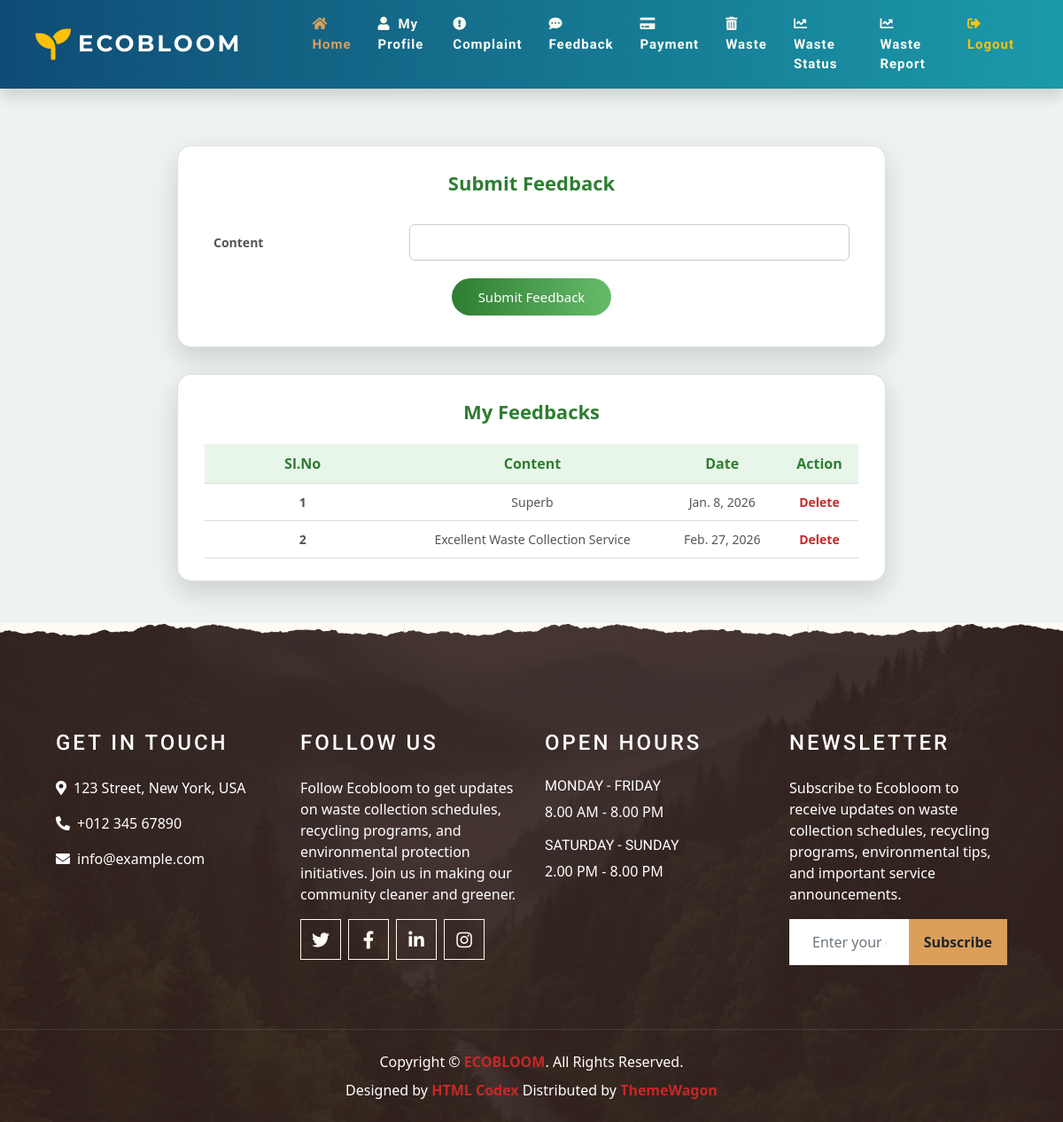
/User/Feedback/ (signed in), run on an earlier commit of the app's database.
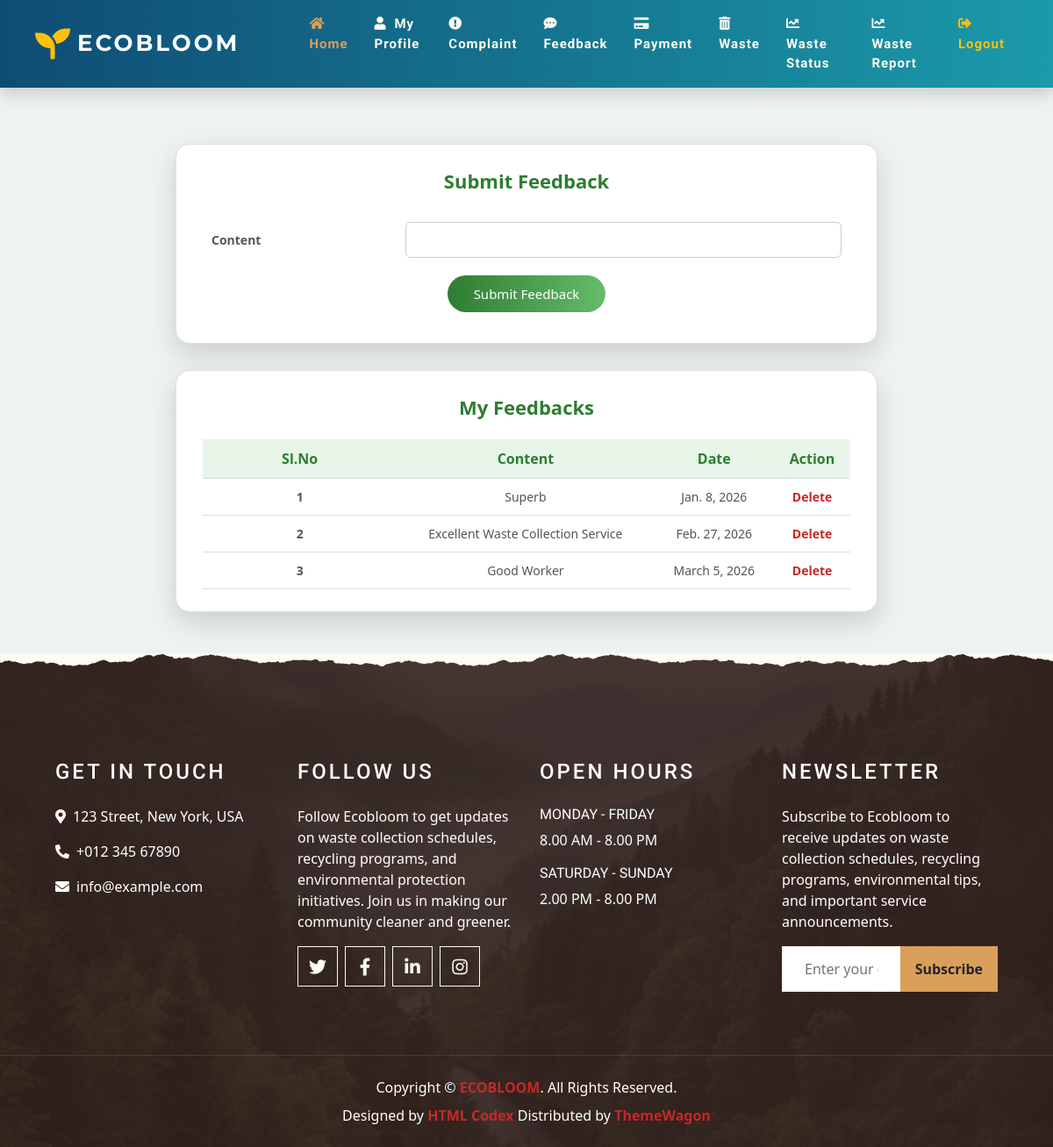
And on a later commit of the database.
### User/models.py (models this page shows)
class tbl_feedback(models.Model):
    feedback_content=models.CharField(max_length=50)
    feedback_date=models.DateField(auto_now_add=True)
    user_id=models.ForeignKey(tbl_user,on_delete=models.CASCADE)

### User/views.py (the view)
# urls.py: path('Feedback/',views.Feedback,name="Feedback"),
def Feedback(request):
    if "uid" not in request.session:
        return redirect("Guest:Login")
    else:
        userId=tbl_user.objects.get(id=request.session['uid'])
        feedbackdata=tbl_feedback.objects.filter(user_id=userId)
        if request.method=="POST":
            content=request.POST.get("txt_content")
            userdata=tbl_user.objects.get(id=request.session['uid'])
            tbl_feedback.objects.create(feedback_content=content,user_id=userdata)
            return render(request,"User/Feedback.html",{'msg':"Feedback Added"})
        else:
            return render(request,"User/Feedback.html",{'feedbackdata':feedbackdata})

### User/Templates/User/Feedback.html (shortened to what this page needs)
{% extends 'User/Head.html' %}
{% block content %}
<!DOCTYPE html>
<html lang="en">
<head>
</head>
<body>
<form action="" method="post">
<div class="feedback-container">
    <div class="card">
        <div class="title">Submit Feedback</div>
        <table>
            <tr>
                <td>Content</td>
                <td><input type="text" name="txt_content"></td>
            </tr>
            <tr>
                <td colspan="2" align="center">
                    <input type="submit" value="Submit Feedback">
                </td>
            </tr>
        </table>
    </div>
    <div class="card">
        <div class="title">My Feedbacks</div>
        <table class="feedback-table">
            <tr>
                <th>Sl.No</th>
                <th>Content</th>
                <th>Date</th>
                <th>Action</th>
            </tr>
            {% for i in feedbackdata %}
            <tr>
                <td>{{forloop.counter}}</td>
                <td>{{i.feedback_content}}</td>
                <td>{{i.feedback_date}}</td>
                <td><a href="{% url 'User:delfeedback' i.id %}">Delete</a></td>
            </tr>
            {% endfor %}
        </table>
    </div>
</div>
</form>
</body>
</html>
{% endblock content %}

What changed in the data, as far as the page shows it:
added tbl_feedback: feedback_content "Good Worker", feedback_date "March 5, 2026"
